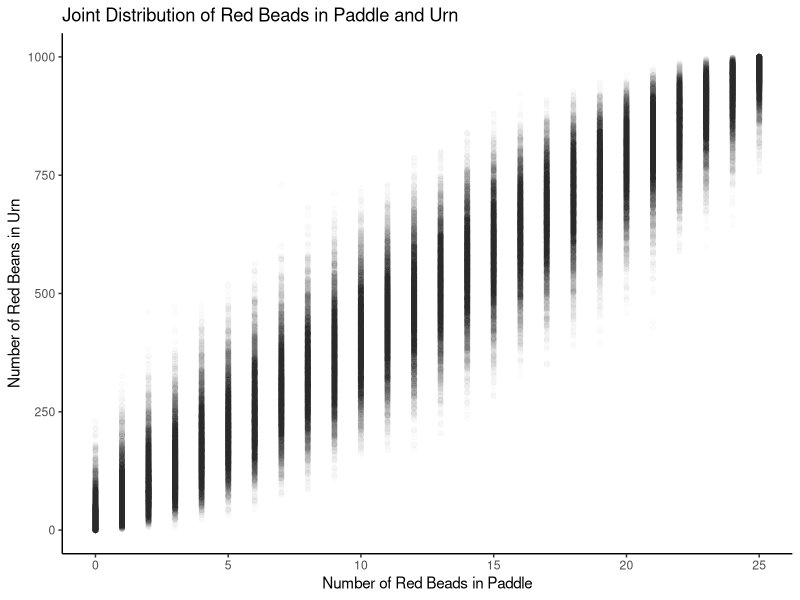
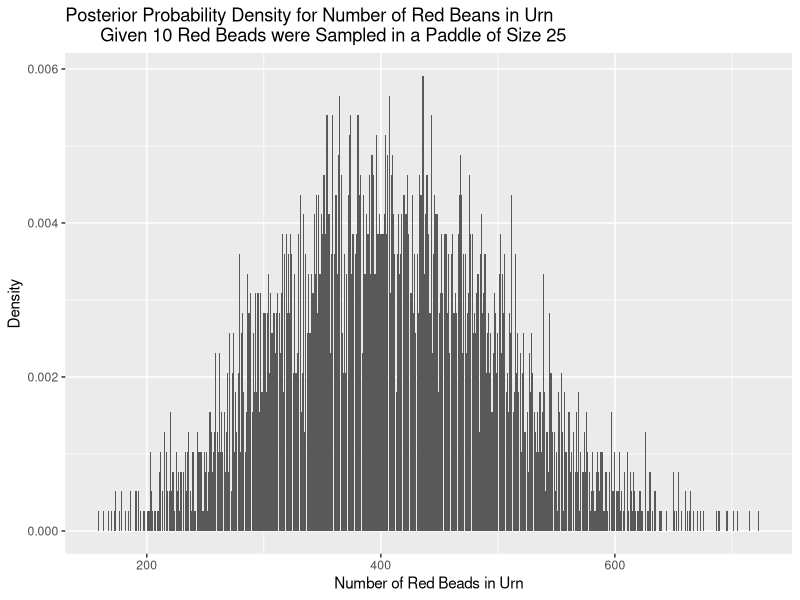

Source code (R) for these figures, in order:
## ---- chunk 1
knitr::opts_chunk$set(echo = FALSE)
library(tidyverse)

# Build an urn with 500 red beads, 490 blue beads, and 10 yellow beads. The urn
# should have two variables: ID and color. Mix up the beads in the urn randomly.
# That is, we don't want all the red beads to have ID 1 through 500 and so on.
# Sort the urn by ID.

beads <- c(rep("red", 500), rep("blue", 490), rep("yellow", 10))

urn <- tibble(ID = 1:1000,
              color = sample(beads))

# Using the book, where a very similar example is given, is highly recommended.
# But, this example is trickier than the book because you have to mix up the
# beads before you assign the `ID` values. If you don't tell sample() how many
# you want, it just gives you back everything, reordered. Try `sample(letters)`
# to see. (Note that `letters` is a built in object in R.)
              
## ---- chunk 2
tibble(urn_red = seq(100, 700, by = 100)) %>% 
  mutate(paddle_red = map(urn_red, ~ rbinom(n = 100, size = 25, prob = ./1000))) %>% 
  unnest(paddle_red) %>% 
  sample_n(10)
## ---- chunk 3
x <- tibble(urn_red = seq(0, 1000, by = 1)) %>% 
  mutate(paddle_red = map(urn_red, ~ rbinom(n = 100, size = 25, prob = ./1000))) %>% 
  unnest(paddle_red)

ggplot(x, aes(x = paddle_red, y = urn_red)) + 
  geom_point(alpha = 0.01) +
  labs(title = 'Joint Distribution of Red Beads in Paddle and Urn',
       x = 'Number of Red Beads in Paddle',
       y = 'Number of Red Beans in Urn') + 
  theme_classic()

# For each number of beads in the paddle, we get a range of possible number of 
# red beads in the urn.
## ---- chunk 4
post <- x %>%
  filter(paddle_red == 10) %>%
  group_by(urn_red) %>%
  summarize(total = n(), .groups = 'drop') %>%
  mutate(probs = total/sum(total)) %>%
  select(-total)
  
ggplot(post, aes(x = urn_red, y = probs)) + 
  geom_col() + 
  labs(title = 'Posterior Probability Density for Number of Red Beans in Urn
       Given 10 Red Beads were Sampled in a Paddle of Size 25',
       x = 'Number of Red Beads in Urn',
       y = 'Density')
## ---- chunk 5
a <- tibble(urn_red = seq(0, 1000, by = 10)) %>% 
  mutate(paddle_red = map(urn_red, ~ rbinom(n = 100, size = 20, prob = ./1000))) %>% 
  unnest(paddle_red) %>%
  filter(paddle_red == 10)
  
b <- a %>%
  filter(paddle_red > 3)

tibble(total = nrow(a), greater_3 = nrow(b), chance = greater_3/total)
  #mutate(greater_3 = paddle_red > 3) %>%
  #mutate(prob = sum(greater_3 == TRUE) / nrow(urn_red))
  #summarize(prob = sum(greater_3 == TRUE)/nrow(urn_red))

## ---- chunk 6
post %>%
  mutate(new_reds = map(urn_red, ~ rbinom(n = 100, size = 25, prob = ./1000))) %>%
  unnest(new_reds) %>%
  mutate(res = ifelse(new_reds > 3, 1, 0)) %>%
  mutate(weighted_res = probs * res) %>%
  summarize(final = sum(weighted_res)/sum(probs))
